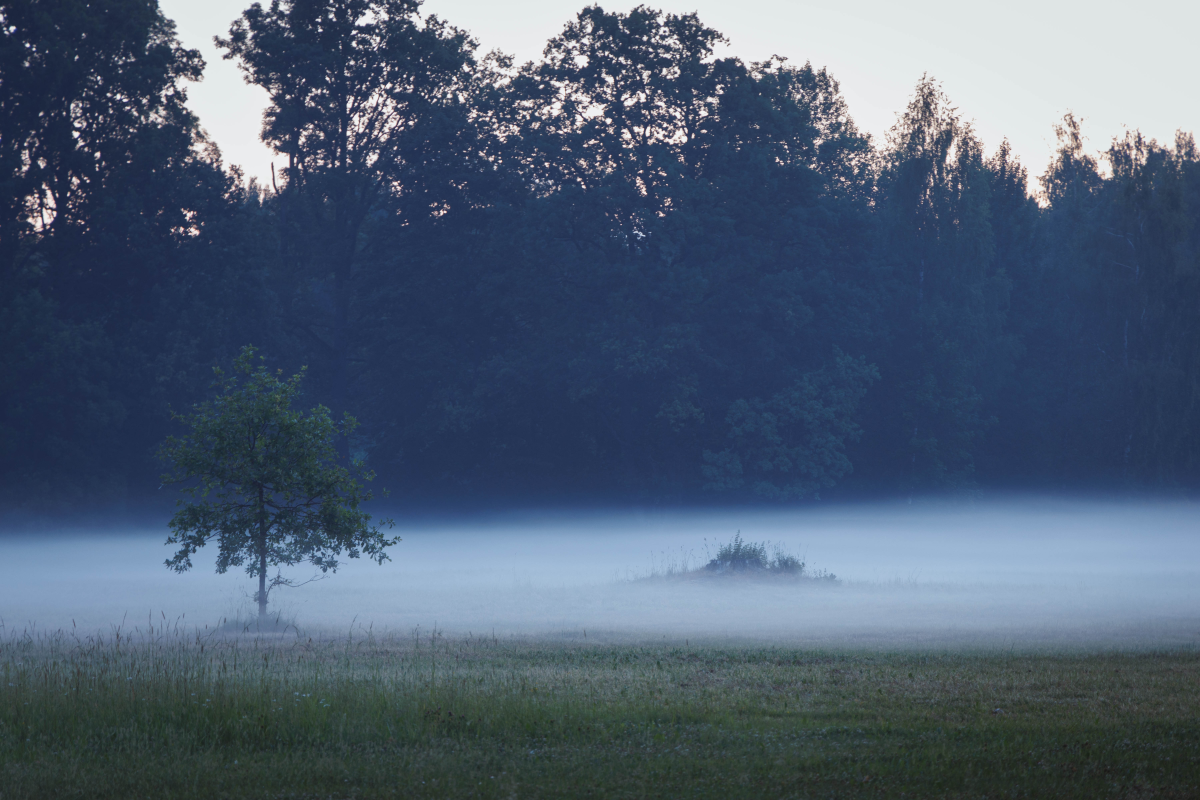
#> input picture demo.jpg, 6000 x 4000 px (shown at 1/5 size)
$ jupyter execute gaussian_blur.ipynb   (shell and % lines are left out)
#> lines starting #> are read from the running program, lines starting #| are printed output that depends on the picture
#> further down, img is the input picture: shape (4000, 6000, 3); mean B, G, R 114.3, 94, 78.5
#> `img = cv2.resize(img, (600, 400))`:
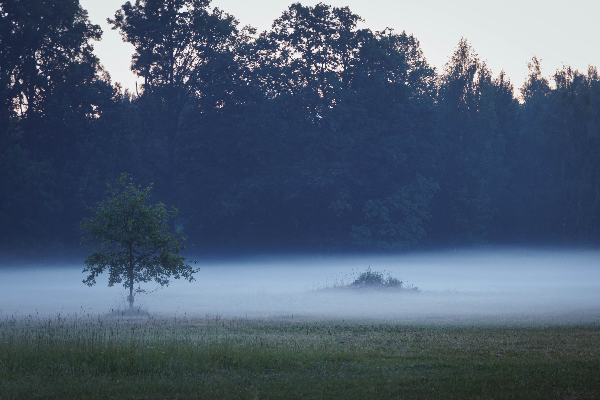
#> img: shape (400, 600, 3); mean B, G, R 114.4, 94.1, 78.7
### gaussian_blur.py
# Realizēt izpludināšanu ar Gausa filtru
# Lieliem attēliem (kā pievienotais demo.jpg attēls izpilde ir ilga jo python cikli nav effektīvi un iterēt
# Pāri 24 megapixeļu attēlam ir ilgi.
import cv2
import numpy as np
import matplotlib.pyplot as plt


def gaussian_blur(image: np.ndarray, kernel_size=3, sigma=2, plot=True):
#> called with kernel_size = 101, sigma = 2, plot = True
    if not kernel_size % 2 == 1:
        raise "Kernel size must be an odd number"
    if not len(image.shape) == 3:
        raise "Image not in expected shape, required num_dims=3"
    img_processed = np.zeros_like(image)

    kernel = np.zeros((kernel_size, kernel_size))
    c = kernel_size//2
    for i in range(kernel_size):
        for j in range(kernel_size):
            posx = i - c
            posy = j - c
            kernel[j, i] = np.exp(-(posx ** 2 + posy ** 2) / (2 * sigma ** 2))
    # Normalizējam lai attēla kopējā spožuma vērtība nemainītos
    kernel = kernel / np.sum(kernel)
    # Pārveidojam kodolu par trīsdimensionālu, lai varētu to pielietot trīsdimensionālam attēlam
    kernel = kernel.reshape((kernel_size, kernel_size, 1))

    # Izveidojam "atspīdumu" aiz attēla robežām lai attēla malas nebūtu tumšākas
    image_padded = np.pad(image, ((c,), (c,), (0,)), 'symmetric')
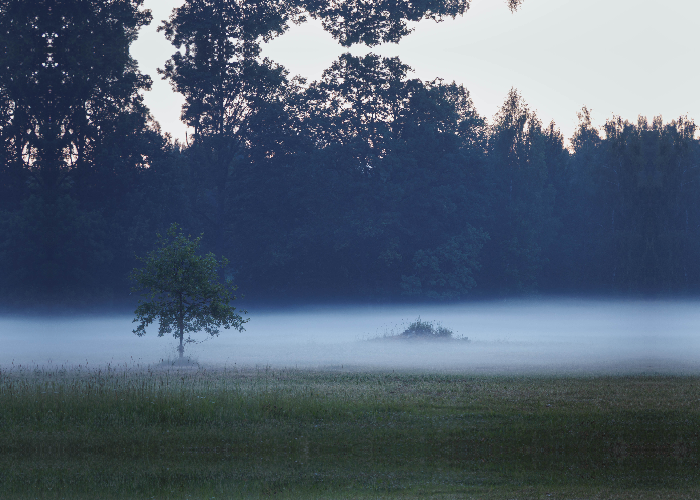
#> image_padded: shape (500, 700, 3); mean R, G, B 81.4, 95.5, 112.1

    for y in range(image.shape[0]):
        for x in range(image.shape[1]):
            img_processed[y, x] = np.sum(image_padded[y:y+kernel_size, x:x+kernel_size] * kernel, axis=(0, 1))
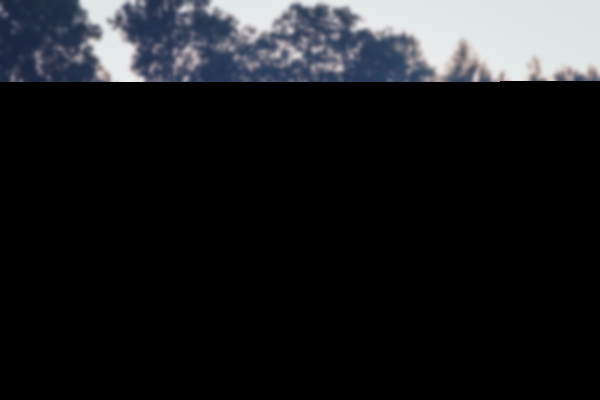
#> img_processed: shape (400, 600, 3); mean R, G, B 27.8, 29, 31.5

    if plot:
        plt.subplot(1, 2, 1)
        plt.imshow(image)
        plt.subplot(1, 2, 2)
        plt.imshow(img_processed)
        plt.tight_layout()
        plt.show()
    return img_processed


# [6 lines that do not run on import are left out]

### gaussian_blur.ipynb
[cell 1]
import cv2
from gaussian_blur import gaussian_blur

[cell 2]
img = cv2.imread("demo.jpg")
img = cv2.resize(img, (600, 400))  # Samazinam attēlu, lai paātrinātu procesu
gaussian_blur(cv2.cvtColor(img, cv2.COLOR_BGR2RGB), kernel_size=101, plot=True)
